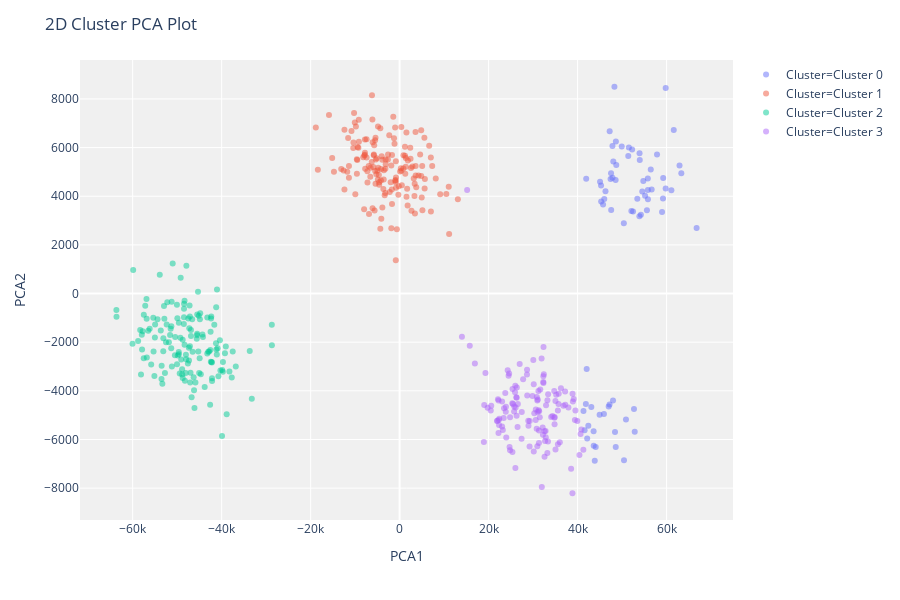

Notebook cell for this chart:
### Code cell
plot_model(kmeans)

### Figure 1 — Plotly figure (JSON) as saved in the notebook; plotly's stock layout.template omitted (floating-point values rounded to 4 significant figures; data arrays with more than 128 entries replaced by an {"elided": "..."} marker saying what was removed)
{"data": [{"textposition": "top center", "hovertemplate": "Cluster=Cluster 0<br>PCA1=%{x}<br>PCA2=%{y}<br>Feature=%{customdata[0]}", "showlegend": true, "legendgroup": "Cluster=Cluster 0", "name": "Cluster=Cluster 0", "yaxis": "y", "customdata": [[24], [21], [28], [25], [23], [28], [87], [24], [20], [77], [82], [25], [23], [27], [21], [88], [26], [25], [83], [26], [34], [91], [29], [90], [83], [23], [22], [24], [26], [25], [25], [83], [85], [24], [22], [28], [29], [24], [17], [20], [90], [82], [18], [28], [29], [20], [17], [30], [89], [28], [84], [18], [88], [32], [92], [31], [27], [26], [29], [22], [25], [17], [93], [28], [26], [86], [27], [23], [24], [17], [24], [86]], "y": [5488.0, 6250.0, 4718.0, 3879.0, 5657.0, 5422.0, -4543.0, 5916.0, 3238.0, -5678.0, -6854.0, 3658.0, 4946.0, 4207.0, 4194.0, -4397.0, 2891.0, 5261.0, -6255.0, 6007.0, -6308.0, -4661.0, 6674.0, -5694.0, -5616.0, 4591.0, 3351.0, 4253.0, 4271.0, 4017.0, 4732.0, -5954.0, -5432.0, 6726.0, 3778.0, 5766.0, 2693.0, 3904.0, 8450.0, 4709.0, -3106.0, -4954.0, 3427.0, 3884.0, -5657.0, 3177.0, 4316.0, 3438.0, -6877.0, 8500.0, -4647.0, 4668.0, -4986.0, -4824.0, -4558.0, 6060.0, 6049.0, 4758.0, 5101.0, 5718.0, 3894.0, 5282.0, -5178.0, 3372.0, 3388.0, -6305.0, 4942.0, 4630.0, 4437.0, 4244.0, 4745.0, -4749.0], "hoverlabel": {"namelength": 0}, "mode": "markers", "xaxis": "x", "marker": {"color": "#636efa", "opacity": 0.5, "symbol": "circle"}, "x": [53980.0, 48600.0, 41930.0, 55810.0, 51400.0, 48030.0, 41860.0, 52260.0, 54230.0, 52840.0, 50430.0, 45730.0, 63320.0, 46270.0, 54540.0, 47960.0, 50400.0, 62910.0, 43630.0, 51530.0, 44070.0, 43080.0, 47210.0, 48410.0, 41580.0, 45050.0, 58980.0, 55800.0, 56650.0, 55170.0, 55780.0, 42160.0, 42410.0, 61620.0, 45300.0, 53920.0, 66750.0, 59200.0, 59800.0, 47420.0, 42050.0, 45920.0, 55590.0, 46000.0, 43600.0, 53900.0, 59800.0, 47550.0, 43860.0, 48280.0, 46990.0, 48550.0, 44950.0, 41330.0, 47180.0, 47840.0, 49920.0, 47840.0, 56450.0, 57860.0, 53420.0, 48700.0, 50870.0, 52470.0, 52090.0, 48580.0, 47520.0, 54780.0, 45280.0, 61090.0, 59240.0, 52680.0], "type": "scatter"}, {"textposition": "top center", "hovertemplate": "Cluster=Cluster 1<br>PCA1=%{x}<br>PCA2=%{y}<br>Feature=%{customdata[0]}", "showlegend": true, "legendgroup": "Cluster=Cluster 1", "name": "Cluster=Cluster 1", "yaxis": "y", "customdata": {"elided": "156x1 int values"}, "y": {"elided": "156 float values"}, "hoverlabel": {"namelength": 0}, "mode": "markers", "xaxis": "x", "marker": {"color": "#EF553B", "opacity": 0.5, "symbol": "circle"}, "x": {"elided": "156 float values"}, "type": "scatter"}, {"textposition": "top center", "hovertemplate": "Cluster=Cluster 2<br>PCA1=%{x}<br>PCA2=%{y}<br>Feature=%{customdata[0]}", "showlegend": true, "legendgroup": "Cluster=Cluster 2", "name": "Cluster=Cluster 2", "yaxis": "y", "customdata": {"elided": "147x1 int values"}, "y": {"elided": "147 float values"}, "hoverlabel": {"namelength": 0}, "mode": "markers", "xaxis": "x", "marker": {"color": "#00cc96", "opacity": 0.5, "symbol": "circle"}, "x": {"elided": "147 float values"}, "type": "scatter"}, {"textposition": "top center", "hovertemplate": "Cluster=Cluster 3<br>PCA1=%{x}<br>PCA2=%{y}<br>Feature=%{customdata[0]}", "showlegend": true, "legendgroup": "Cluster=Cluster 3", "name": "Cluster=Cluster 3", "yaxis": "y", "customdata": {"elided": "130x1 int values"}, "y": {"elided": "130 float values"}, "hoverlabel": {"namelength": 0}, "mode": "markers", "xaxis": "x", "marker": {"color": "#ab63fa", "opacity": 0.5, "symbol": "circle"}, "x": {"elided": "130 float values"}, "type": "scatter"}], "layout": {"xaxis": {"domain": [0, 1], "anchor": "y", "title": {"text": "PCA1"}}, "title": {"text": "2D Cluster PCA Plot"}, "plot_bgcolor": "rgb(240,240,240)", "yaxis": {"domain": [0, 1], "anchor": "x", "title": {"text": "PCA2"}}, "height": 600, "margin": {"t": 60}, "legend": {"tracegroupgap": 0}}}
